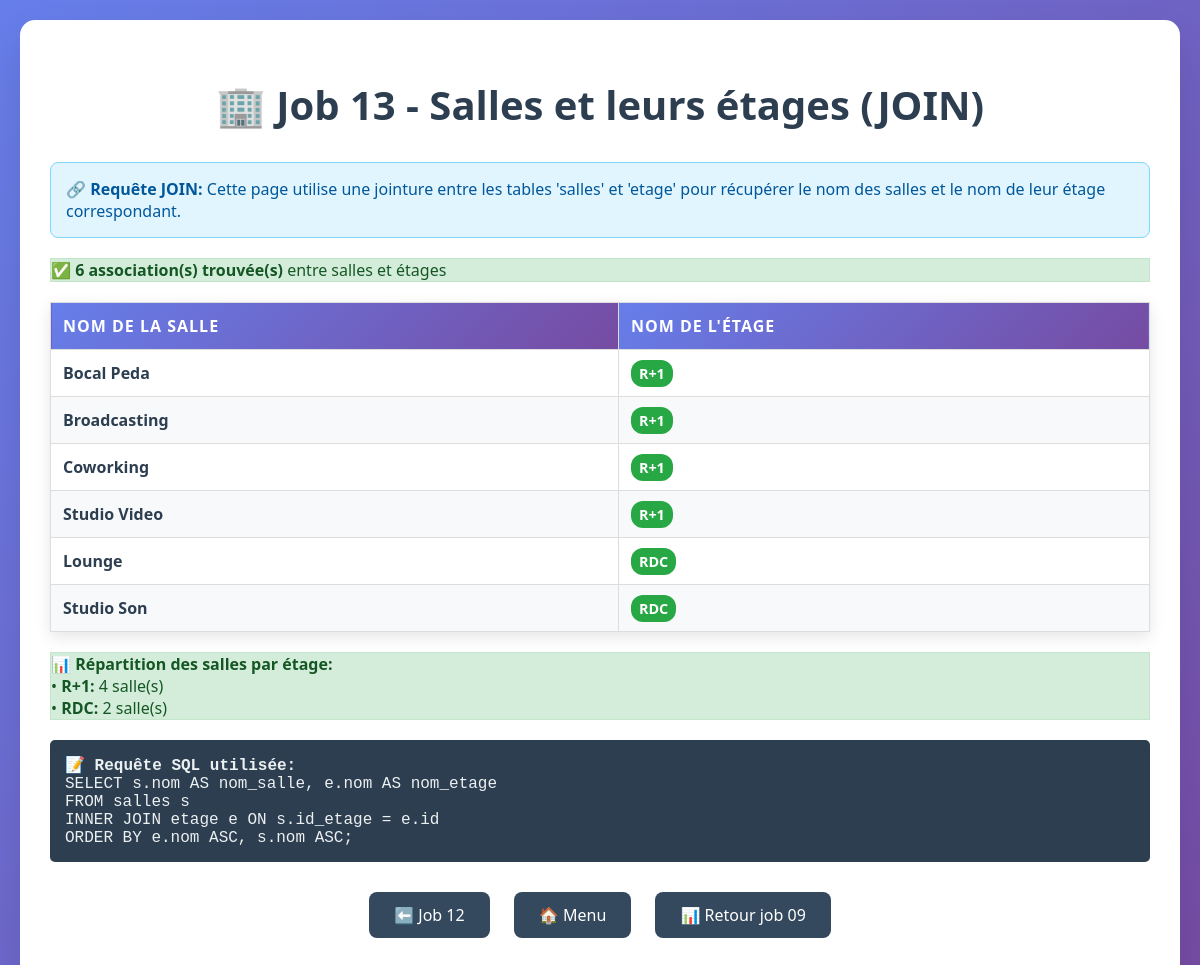
Before: /jour10/job13/index.php with the older database file.
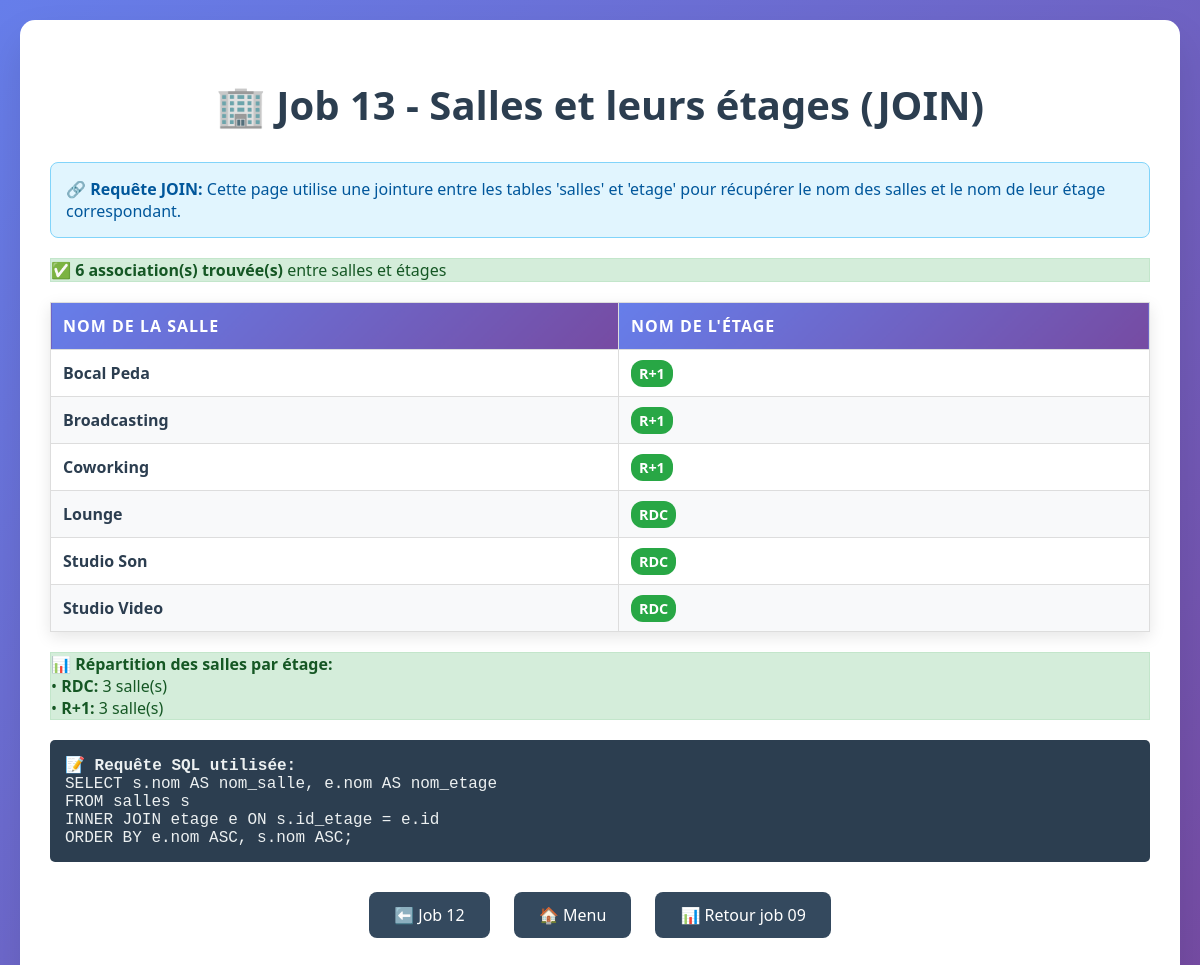
After: the same page with the newer database file.
### tables this page shows
CREATE TABLE IF NOT EXISTS `salles` (
  `id` int NOT NULL AUTO_INCREMENT,
  `nom` varchar(255) NOT NULL,
  `id_etage` int NOT NULL,
  `capacite` int NOT NULL,
  PRIMARY KEY (`id`)
);

CREATE TABLE IF NOT EXISTS `etage` (
  `id` int NOT NULL AUTO_INCREMENT,
  `nom` varchar(255) NOT NULL,
  `numero` int NOT NULL,
  `superficie` int NOT NULL,
  PRIMARY KEY (`id`)
);

### jour10/job13/index.php (the view, shortened to what this page needs)
<!DOCTYPE html>
<html lang="fr">
<head>
</head>
<body>
    <div class="container">
        <h1>🏢 Job 13 - Salles et leurs étages (JOIN)</h1>
        <div class="join-info">
            <strong>🔗 Requête JOIN:</strong> Cette page utilise une jointure entre les tables 'salles' et 'etage' pour récupérer le nom des salles et le nom de leur étage correspondant.
        </div>
        <?php
        $host = 'localhost';
        $dbname = 'jour09';
        $username = 'root';
        $password = '';
        try {
            $pdo = new PDO("mysql:host=$host;dbname=$dbname;charset=utf8", $username, $password);
            $pdo->setAttribute(PDO::ATTR_ERRMODE, PDO::ERRMODE_EXCEPTION);
            $stmt = $pdo->query("
                SELECT s.nom AS nom_salle, e.nom AS nom_etage
                FROM salles s
                INNER JOIN etage e ON s.id_etage = e.id
                ORDER BY e.nom ASC, s.nom ASC
            ");
            $resultats = $stmt->fetchAll(PDO::FETCH_ASSOC);
            if ($resultats) {
                echo '<div class="success">';
                echo '✅ <strong>' . count($resultats) . ' association(s) trouvée(s)</strong> entre salles et étages';
                echo '</div>';
                echo '<table>';
                echo '<thead><tr>';
                echo '<th>Nom de la salle</th>';
                echo '<th>Nom de l\'étage</th>';
                echo '</tr></thead>';
                echo '<tbody>';
                foreach ($resultats as $row) {
                    echo '<tr>';
                    echo '<td><span class="salle-name">' . htmlspecialchars($row['nom_salle']) . '</span></td>';
                    echo '<td><span class="etage-badge">' . htmlspecialchars($row['nom_etage']) . '</span></td>';
                    echo '</tr>';
                }
                echo '</tbody>';
                echo '</table>';
                $statsQuery = $pdo->query("
                    SELECT
                        e.nom as etage_nom,
                        COUNT(s.id) as nb_salles
                    FROM etage e
                    LEFT JOIN salles s ON e.id = s.id_etage
                    GROUP BY e.id, e.nom
                    ORDER BY nb_salles DESC
                ");
                $statsEtages = $statsQuery->fetchAll(PDO::FETCH_ASSOC);
                echo '<div class="success">';
                echo '📊 <strong>Répartition des salles par étage:</strong><br>';
                foreach ($statsEtages as $stat) {
                    echo '• <strong>' . htmlspecialchars($stat['etage_nom']) . ':</strong> ' . $stat['nb_salles'] . ' salle(s)<br>';
                }
                echo '</div>';
            } else {
                echo '<div class="error">❌ Aucune association trouvée entre les salles et les étages.</div>';
            }
        } catch (PDOException $e) {
            echo '<div class="error">';
            echo '❌ <strong>Erreur de connexion:</strong><br>';
            echo htmlspecialchars($e->getMessage());
            echo '</div>';
        }
        ?>
        <div class="sql-example">
            <strong>📝 Requête SQL utilisée:</strong><br>
            SELECT s.nom AS nom_salle, e.nom AS nom_etage<br>
            FROM salles s<br>
            INNER JOIN etage e ON s.id_etage = e.id<br>
            ORDER BY e.nom ASC, s.nom ASC;
        </div>
        <div class="navigation">
            <a href="../job12/index.php" class="nav-link">⬅️ Job 12</a>
            <a href="../index.php" class="nav-link">🏠 Menu</a>
            <a href="../job09/index.php" class="nav-link">📊 Retour job 09</a>
        </div>
    </div>
</body>
</html>

### jour10/job13/index.php (style rules this page uses)
body { font-family: 'Segoe UI', Tahoma, Geneva, Verdana, sans-serif; max-width: 1200px; margin: 0 auto; padding: 20px; background: linear-gradient(135deg, #667eea 0%, #764ba2 100%); min-height: 100vh; }
.container { background: white; border-radius: 15px; padding: 30px; box-shadow: 0 20px 40px rgba(0,0,0,0.1); }
h1 { color: #2c3e50; text-align: center; margin-bottom: 30px; font-size: 2.5em; }
table { width: 100%; border-collapse: collapse; margin: 20px 0; box-shadow: 0 5px 15px rgba(0,0,0,0.1); }
th, td { border: 1px solid #ddd; padding: 12px; text-align: left; }
th { background: linear-gradient(135deg, #667eea 0%, #764ba2 100%); color: white; font-weight: bold; text-transform: uppercase; letter-spacing: 1px; }
tr:nth-child(even) { background-color: #f8f9fa; }
.success { background: #d4edda; color: #155724; border: 1px solid #c3e6cb; }
.join-info { background: #e1f5fe; color: #01579b; border: 1px solid #81d4fa; padding: 15px; border-radius: 8px; margin: 20px 0; }
.etage-badge { background: #28a745; color: white; padding: 4px 8px; border-radius: 12px; font-size: 0.9em; font-weight: bold; }
.salle-name { font-weight: bold; color: #2c3e50; }
.navigation { text-align: center; margin: 30px 0; }
.nav-link { display: inline-block; margin: 0 10px; padding: 12px 25px; background: #34495e; color: white; text-decoration: none; border-radius: 8px; transition: all 0.3s ease; }
.sql-example { background: #2c3e50; color: #ecf0f1; padding: 15px; border-radius: 5px; font-family: 'Courier New', monospace; margin: 20px 0; overflow-x: auto; }

Changed rows visible on the page:
changed salles "Studio Video": id_etage.nom "R+1" → "RDC"; moves down the list
Other visible differences:
new list line: "• RDC : 3 salle(s)"
new list line: "• R+1 : 3 salle(s)"
list line gone: "• R+1 : 4 salle(s)"
list line gone: "• RDC : 2 salle(s)"
